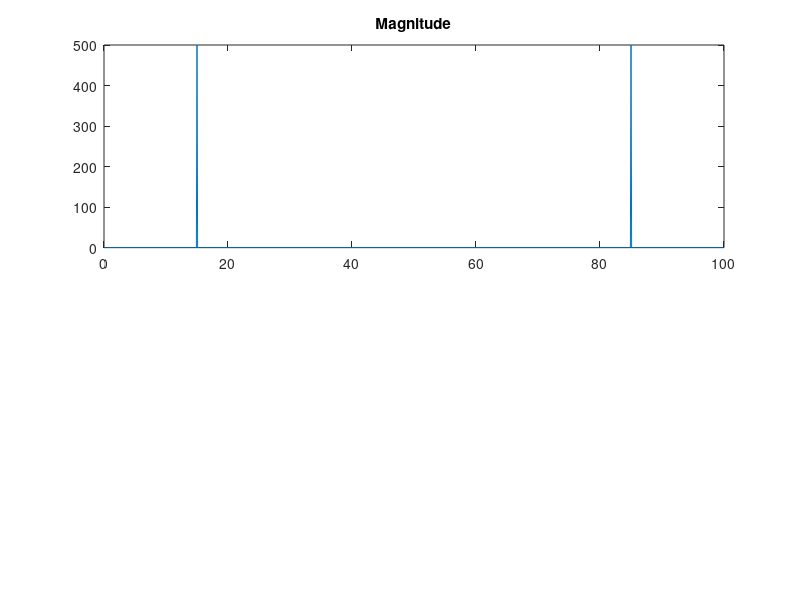

Source code (MATLAB): (Note: this script raises an error after producing the figure.)
%% Generate height data.

f = 1; % frequency
p = zeros(2,1); % pixel location
s = zeros(2,1); % source location
n = 100; % number of spatial points
m = 20; % number of heights per point
x = zeros(m,n); % data
dx = 1; % space between points

n_p = 1000;
P = zeros(2,n_p);

m = 1000;
p = [1000; 0];
s = [500; 500];
c = [0; 0];
dh = f / m;
phase = zeros(1,m + 1);
j = 1;
for i = -m/2:m/2
    c(2) = dh * i;
    dist = norm(c - s) + norm(c - p);
    phase(j) = dist;
    j = j + 1;
end
plot(sin(2*pi*phase))

%% Generate random height field and response.
% Pixel locations.
n_px = 100;
n_py = 100;
px = linspace(-50, 50, n_px);
py = linspace(950, 1050, n_py);
[PX, PY] = meshgrid(px, py);
P = zeros(2,n_px*n_py);
P(1,:) = PX(:);
P(2,:) = PY(:);

% Laser location.
s = [500; 500];

n = 100;
f = 1;
dx = f;
x = linspace(-n*f/2, n*f/2, n);
h_max =  f/2;
h_min = -f/2;

% Random height field.
h = zeros(2, n);
for i = 1:n
    h(1,i) = x(i);
    h(2,i) = h_min + (h_max-h_min)*rand;
end

% Response.
R = zeros(length(P), 1);
for i = 1:length(P)
    for j = 1:length(h)
        dist = norm(h(:,j) - s) + norm(h(:,j) - P(:,i));
        R(i) = R(i) + sin(2*pi*dist);
    end
end

%% Generate A matrix.

n = 100;
f = 1;
dx = f;
x = linspace(-n*f/2, n*f/2, n);
h_max =  f/2;
h_min = -f/2;

m = 20;
A = zeros(length(P), n*m);

%% 

p1 = [-3; 0.9];
p2 = [ 5; 0.2];
c = [0; 1000];
d = [];
j = 1;
for i = -1000:1000
    c(1) = i;
    d(j) = norm(p1-c) - norm(p2-c);
    j = j + 1;
end
hold on
plot(cos(d))

%% 
t = 0:1/100:10-1/100;                     % Time vector
x = cos(2*pi*15*t + pi/3);      % Signal

y = fft(x);                               % Compute DFT of x
m = abs(y);                               % Magnitude
p = unwrap(angle(y));                     % Phase

f = (0:length(y)-1)*100/length(y);        % Frequency vector

subplot(2,1,1)
plot(f,m)
title('Magnitude')
ax = gca;
ax.XTick = [15 40 60 85];

subplot(2,1,2)
plot(f,p*180/pi)
title('Phase')
ax = gca;
ax.XTick = [15 40 60 85];

%% 

c = [0; 1000];
s = [500; 500];
p = [0; 0];
f = 1;
dist = norm(p-s) + norm(c-p);
exp(i*2*pi/f*dist);

%% Calculate electric field for a random height map.

f = 1;

% Camera locations.
n_c = 200;
c = zeros(2,n_c);
c(1,:) = linspace(-n_c/2, n_c/2, n_c);
c(2,:) = 1000;

% Laser location.
s = [500; 500];

% Random height map.
n_x = 100;
x = zeros(2, n_x);
x(1,:) = linspace(-10, 10, n_x);
h_max = f;
for i = 1:n_x
    x(2,i) = h_max * rand;
end

% Electric field.
E = calcE(c, s, x, f);

subplot(2,1,1)
plot(abs(E))

subplot(2,1,2)
plot(unwrap(angle(E)))
hold on
plot(angle(E));

%% Random height offset.
x(2,:) = x(2,:) + 0.1;
E = calcE(c,s,x,f);
subplot(2,1,1)
hold on
plot(abs(E))

subplot(2,1,2)
hold on
plot(unwrap(angle(E)))
plot(50 * angle(E));

%% Fourier transform.
y = fft(abs(E));
m = abs(y);                               % Magnitude
p = unwrap(angle(y));                     % Phase

f = (0:length(y)-1)*100/length(y);        % Frequency vector

subplot(3,1,3)
plot(abs(E))

subplot(3,1,1)
plot(f,m)
title('Magnitude')
ax = gca;
ax.XTick = [15 40 60 85];

subplot(3,1,2)
plot(f,p*180/pi)
title('Phase')
ax = gca;
ax.XTick = [15 40 60 85];